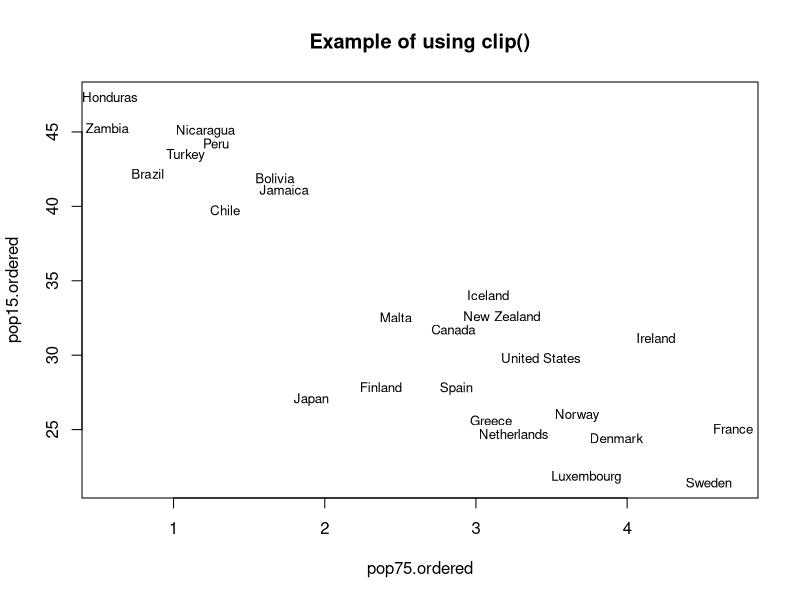

Generate this figure with R:
ord = c( 
  4:7, 11, 13, 14, 16, 18, 19, 21, 23, 25:30, 
  33, 38, 39, 41, 44, 46, 47
)
pop75.ordered = LifeCycleSavings$pop75[ ord ]
pop15.ordered = LifeCycleSavings$pop15[ ord ]

plot( 
  pop75.ordered, 
  pop15.ordered, 
  type="n", 
  main="Example of using clip()" 
  )
clip( 
  -0.5, 
  6, 
  19, 
  52 
  )
text( 
  pop75.ordered, 
  pop15.ordered, 
  row.names( LifeCycleSavings )[ ord ],
  cex=0.8
  )
